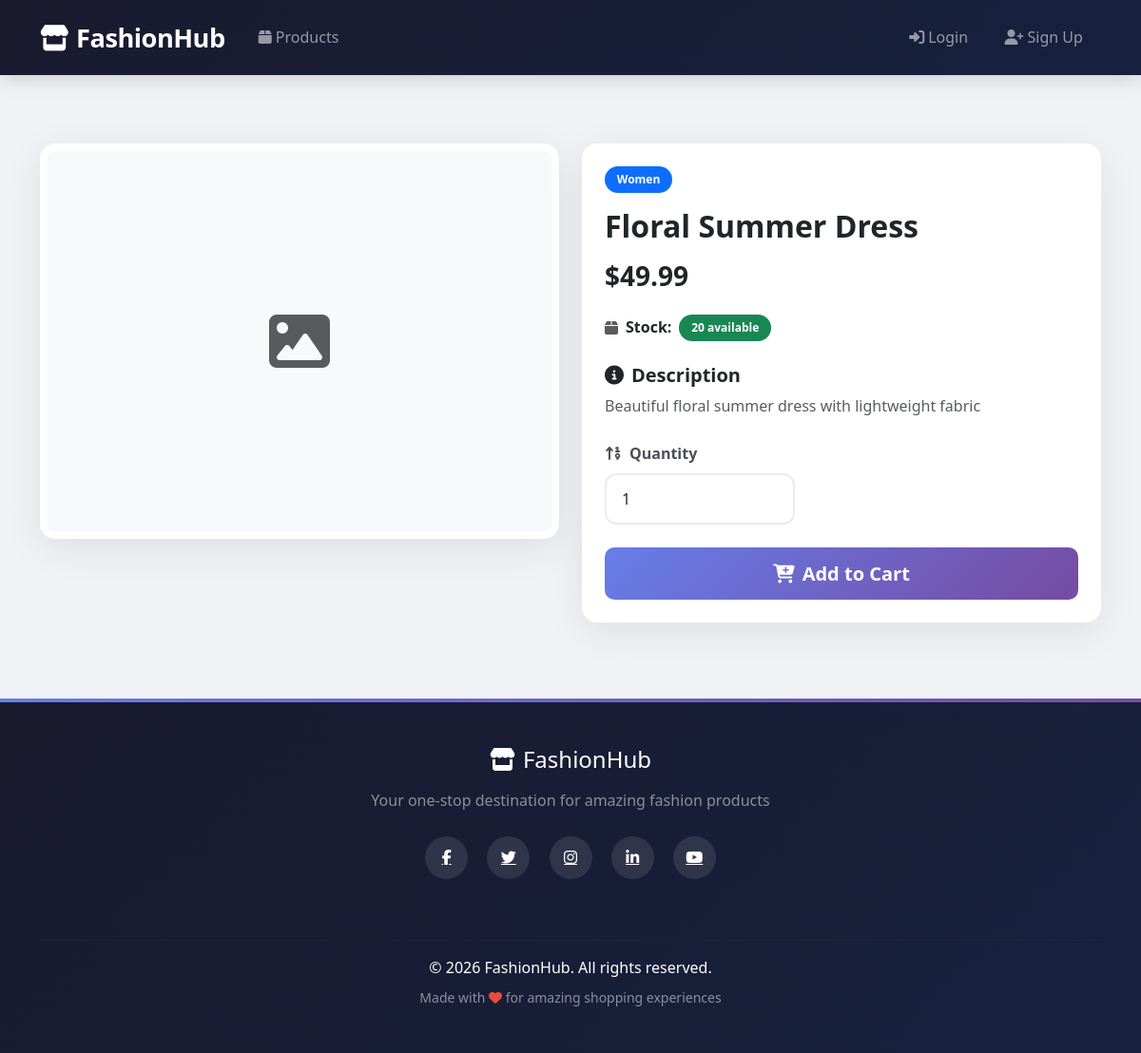
The app's page /customer/product_detail.php?id=1 with its own data.
### tables this page shows
CREATE TABLE IF NOT EXISTS products (
    id INT AUTO_INCREMENT PRIMARY KEY,
    name VARCHAR(255) NOT NULL,
    category VARCHAR(100) NOT NULL,
    description TEXT,
    price DECIMAL(10,2) NOT NULL,
    stock INT NOT NULL DEFAULT 0,
    image VARCHAR(255),
    created_at TIMESTAMP DEFAULT CURRENT_TIMESTAMP
);

### customer/product_detail.php (the view, shortened to what this page needs)
<?php
require_once '../config/database.php';
$product_id = $_GET['id'];
$stmt = $pdo->prepare("SELECT * FROM products WHERE id = ?");
$stmt->execute([$product_id]);
$product = $stmt->fetch(PDO::FETCH_ASSOC);
?>
<?php include '../includes/header.php'; ?>
<?php include '../includes/navbar.php'; ?>
<div class="container mt-5 pt-4">
    <div class="row fade-in-up">
        <div class="col-md-6 mb-4 mb-md-0">
            <div class="card p-2">
                <?php if ($product['image']): ?>
                    <img src="../uploads/<?php echo htmlspecialchars($product['image']); ?>" class="img-fluid rounded product-detail-img" alt="<?php echo htmlspecialchars($product['name']); ?>">
                <?php else: ?>
                    <div class="bg-light d-flex align-items-center justify-content-center rounded" style="height: 400px;">
                        <i class="fas fa-image text-muted fa-4x"></i>
                    </div>
                <?php endif; ?>
            </div>
        </div>
        <div class="col-md-6">
            <div class="card h-100">
                <div class="card-body">
                    <span class="badge bg-primary mb-3"><?php echo htmlspecialchars($product['category']); ?></span>
                    <h2 class="fw-bold mb-3"><?php echo htmlspecialchars($product['name']); ?></h2>
                    <h3 class="fw-bold price mb-4">$<?php echo number_format($product['price'], 2); ?></h3>
                    <div class="mb-4">
                        <div class="d-flex align-items-center gap-2 mb-2">
                            <i class="fas fa-box text-muted"></i>
                            <span class="fw-bold">Stock:</span>
                            <?php if ($product['stock'] > 0): ?>
                                <span class="badge bg-success"><?php echo $product['stock']; ?> available</span>
                            <?php else: ?>
                                <span class="badge bg-danger">Out of Stock</span>
                            <?php endif; ?>
                        </div>
                    </div>
                    <div class="mb-4">
                        <h5 class="fw-bold mb-2"><i class="fas fa-info-circle me-2"></i>Description</h5>
                        <p class="text-muted"><?php echo htmlspecialchars($product['description']); ?></p>
                    </div>
                    <?php if ($product['stock'] > 0): ?>
                        <form method="POST">
                            <div class="mb-4">
                                <label class="form-label fw-bold"><i class="fas fa-sort-numeric-up me-2"></i>Quantity</label>
                                <input type="number" name="quantity" class="form-control" value="1" min="1" max="<?php echo $product['stock']; ?>" style="max-width: 200px;">
                            </div>
                            <button type="submit" name="add_to_cart" class="btn btn-primary btn-lg w-100">
                                <i class="fas fa-cart-plus me-2"></i>Add to Cart
                            </button>
                        </form>
                    <?php else: ?>
                        <button class="btn btn-secondary btn-lg w-100" disabled>
                            <i class="fas fa-times-circle me-2"></i>Out of Stock
                        </button>
                    <?php endif; ?>
                </div>
            </div>
        </div>
    </div>
</div>
<?php include '../includes/footer.php'; ?>

### assets/css/style.css (style rules this page uses)
:root { --primary-gradient: linear-gradient(135deg, #667eea 0%, #764ba2 100%); --secondary-gradient: linear-gradient(135deg, #1a1a2e 0%, #16213e 100%); --success-gradient: linear-gradient(135deg, #11998e 0%, #38ef7d 100%); --danger-gradient: linear-gradient(135deg, #f093fb 0%, #f5576c 100%); --warning-gradient: linear-gradient(135deg, #fa709a 0%, #fee140 100%); --card-shadow: 0 10px 40px rgba(0, 0, 0, 0.08); --card-hover-shadow: 0 20px 60px rgba(0, 0, 0, 0.15); --transition: all 0.3s cubic-bezier(0.4, 0, 0.2, 1); }
* { box-sizing: border-box; }
body { font-family: 'Segoe UI', system-ui, -apple-system, BlinkMacSystemFont, 'Roboto', sans-serif; background-color: #f0f2f5; color: #1a1a2e; line-height: 1.6; }
.card { border: none; box-shadow: var(--card-shadow); border-radius: 16px; transition: var(--transition); overflow: hidden; }
.card-body { padding: 1.5rem; }
.btn { border-radius: 10px; font-weight: 600; padding: 0.6rem 1.5rem; transition: var(--transition); border: none; }
.btn-primary { background: var(--primary-gradient); }
.btn-lg { padding: 0.8rem 2rem; }
.form-control, .form-select { border: 2px solid #e9ecef; border-radius: 12px; padding: 0.8rem 1rem; transition: var(--transition); }
.form-label { font-weight: 600; color: #495057; margin-bottom: 0.5rem; }
.badge { padding: 0.5rem 0.8rem; border-radius: 50px; font-weight: 600; }
.fade-in-up { animation: fadeInUp 0.6s ease-out; }

### records on screen
products: category "Women", name "Floral Summer Dress", price "49.99", stock "20", description "Beautiful floral summer dress with lightweight fabric"
